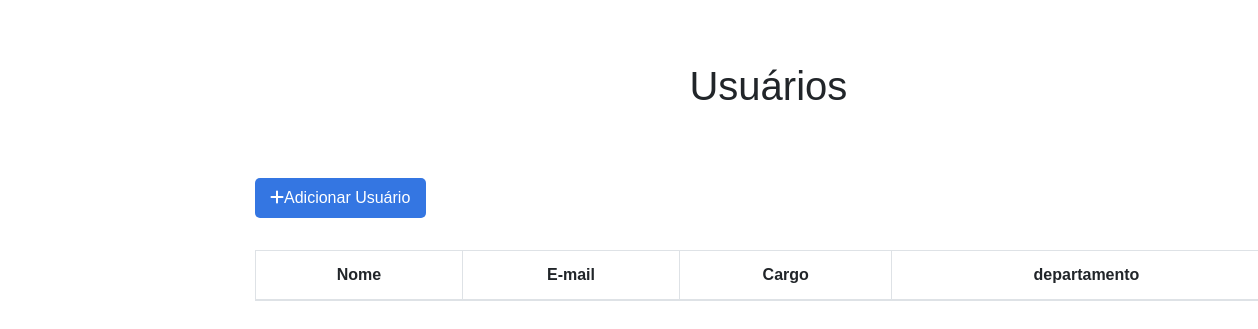
Before: /colaborator/ with the older database file.
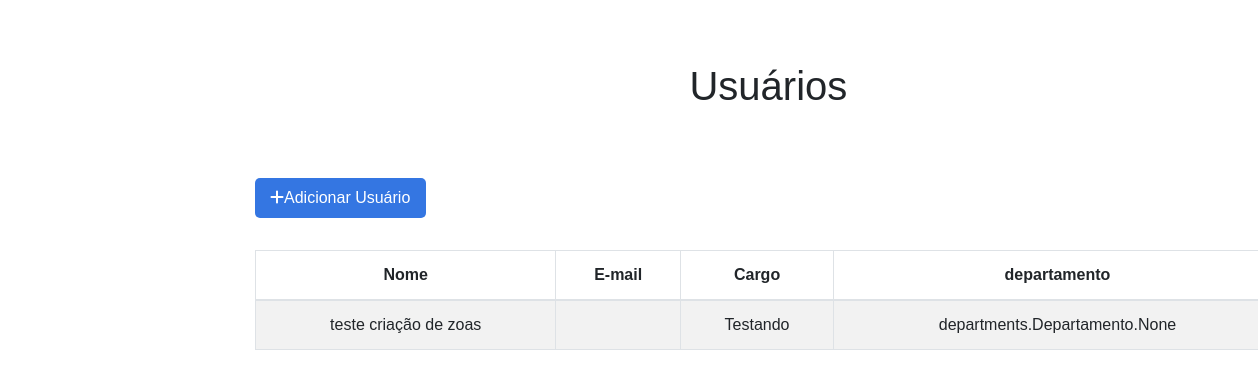
After: the same page with the newer database file.
### colaborator/models.py (models this page shows, shortened)
class Colaborador(models.Model):
    nome = CharField(max_length=120)
    cargo = CharField(max_length=30)
    user = OneToOneField(User, on_delete=models.CASCADE)
    departamento = ManyToManyField(Departamento)

### colaborator/views.py (the view)
# urls.py: path('', ColaboratorView.as_view(template_name = 'colaborator/User.html'), name = 'Home_Colaborator'),
class ColaboratorView(ListView):
    model = Colaborador
    def get_queryset(self):
        return Colaborador.objects.all

### templates/colaborator/user.html (shortened to what this page needs)
{% extends 'base.html' %}
{% block content %}
    <div class="container title-user">
        <h1>Usuários</h1>
    </div>
    <div class="container">
        <a href="{% url 'colaborators:Signup_Colaborator' %}" class="add-colaborator">
            <div class="col-2 add-colaborator-div">
                <i class="fas fa-plus add-colaborator-button"></i>Adicionar Usuário
            </div>
        </a>
    </div>
    <div class="container table-users">
        <table class="table table-striped table-hover table-bordered">
            <thead>
                <th scope="col">Nome</th>
                <th scope="col">E-mail</th>
                <th scope="col">Cargo</th>
                <th scope="col">departamento</th>
            </thead>
            <tbody>
                {% for colaborador in object_list %}
                    <tr scope="row">
                        <td>
                            {{colaborador.nome}}
                        </td>
                        <td>
                        </td>
                        <td>
                            {{colaborador.cargo}}
                        </td>
                        <td>
                            {{colaborador.departamento}}
                        </td>
                    </tr>
                {% endfor %}
            </tbody>
        </table>
    </div>
{% endblock %}

Changed rows visible on the page:
added Colaborador: nome "teste criação de zoas", cargo "Testando", departamento "departments.Departamento.None"
